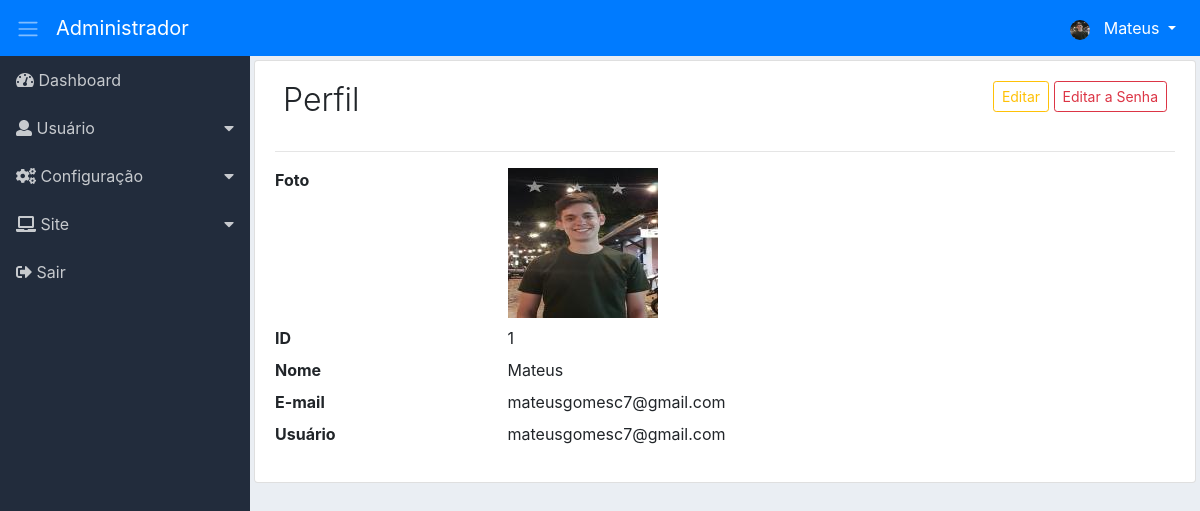
Page /adm/ver-perfil/perfil (signed in) on the committed database.
### tables this page shows
CREATE TABLE `adms_nivacs_pgs` (
  `id` int(11) NOT NULL,
  `permissao` int(11) NOT NULL,
  `ordem` int(11) NOT NULL,
  `dropdown` int(11) NOT NULL DEFAULT 2,
  `lib_menu` int(11) NOT NULL DEFAULT 2,
  `adms_menu_id` int(11) NOT NULL DEFAULT 4,
  `adms_niveis_acesso_id` int(11) NOT NULL,
  `adms_pagina_id` int(11) NOT NULL,
  `created` datetime NOT NULL,
  `modified` datetime DEFAULT NULL
);

CREATE TABLE `adms_menus` (
  `id` int(11) NOT NULL,
  `nome` varchar(220) NOT NULL,
  `icone` varchar(40) NOT NULL,
  `ordem` int(11) NOT NULL,
  `adms_sit_id` int(11) NOT NULL,
  `created` datetime NOT NULL,
  `modified` datetime DEFAULT NULL
);

CREATE TABLE `adms_usuarios` (
  `id` int(11) NOT NULL,
  `nome` varchar(220) NOT NULL,
  `apelido` varchar(220) DEFAULT NULL,
  `email` varchar(220) NOT NULL,
  `usuario` varchar(220) NOT NULL,
  `senha` varchar(220) NOT NULL,
  `recuperar_senha` varchar(220) DEFAULT NULL,
  `chave_descadastro` varchar(220) DEFAULT NULL,
  `conf_email` varchar(120) DEFAULT NULL,
  `imagem` varchar(220) DEFAULT NULL,
  `adms_niveis_acesso_id` int(11) NOT NULL,
  `adms_sits_usuario_id` int(11) NOT NULL,
  `created` datetime NOT NULL,
  `modified` datetime DEFAULT NULL
);

### adm/app/adms/Controllers/VerPerfil.php (called while the page is built, shortened)
<?php
class VerPerfil
{
    private $Dados;
    public function perfil()
    {
        $verPerfil = new \App\adms\Models\AdmsVerPerfil();
        $this->Dados['dados_perfil'] = $verPerfil->verPerfil();
        $listarMenu = new \App\adms\Models\AdmsMenu();
        $this->Dados['menu']= $listarMenu->itemMenu();
        $carregarView = new \Core\ConfigView("adms/Views/usuario/perfil", $this->Dados);
        $carregarView->renderizar();
    }
}

### adm/app/adms/Models/helper/AdmsRead.php (called while the page is built, shortened)
<?php
class AdmsRead extends AdmsConn
{
    private $Select;
    private $Values;
    private $Query;
    public function fullRead($Query, $ParseString = null)
    {
        $this->Select = (string) $Query;
        if (!empty($ParseString)) {
            parse_str($ParseString, $this->Values);
        }
        $this->exeInstrucao();
    }
    private function exeInstrucao()
    {
        $this->conexao();
        try {
            $this->getIntrucao();
            $this->Query->execute();
            $this->Resultado = $this->Query->fetchAll();
        } catch (Exception $ex) {
            $this->Resultado = null;
        }
    }
    private function conexao()
    {
        $this->Conn = parent::getConn();
        $this->Query = $this->Conn->prepare($this->Select);
        $this->Query->setFetchMode(PDO::FETCH_ASSOC);
    }
    private function getIntrucao()
    {
        if ($this->Values) {
            foreach ($this->Values as $Link => $Valor) {
                if ($Link == 'limit' || $Link == 'offset') {
                    $Valor = (int) $Valor;
                }
                $this->Query->bindValue(":{$Link}", $Valor, (is_int($Valor) ? PDO::PARAM_INT : PDO::PARAM_STR));
            }
        }
    }
}

### adm/app/adms/Models/helper/AdmsConn.php (called while the page is built, shortened)
<?php
class AdmsConn
{
    public static $Host = HOST;
    public static $User = USER;
    public static $Pass = PASS;
    public static $Dbname = DBNAME;
    private static $Connect = null;
    private static function conectar()
    {
        try {
            if(self::$Connect == null){
                self::$Connect = new PDO('mysql:host=' . self::$Host . ';dbname=' . self::$Dbname, self::$User, self::$Pass);
            }
        } catch (Exception $exc) {
            echo 'mensagem: ' . $exc->getMessage();
            die;
        }
        return self::$Connect;
    }
    public function getConn()
    {
        return self::conectar();
    }
}

### adm/app/adms/Models/AdmsMenu.php (called while the page is built, shortened)
<?php
class AdmsMenu
{
    public function itemMenu()
    {
        $listItemMenu = new \App\adms\Models\helper\AdmsRead();
        $listItemMenu->fullRead("SELECT nivpg.dropdown,
                men.id id_men, men.nome nome_men, men.icone icone_men,
                pg.id id_pg, pg.menu_controller, pg.menu_metodo, pg.nome_pagina, pg.icone icone_pg
                FROM adms_nivacs_pgs nivpg
                INNER JOIN adms_menus men ON men.id=nivpg.adms_menu_id
                INNER JOIN adms_paginas pg ON pg.id=nivpg.adms_pagina_id
                WHERE nivpg.adms_niveis_acesso_id =:adms_niveis_acesso_id
                AND nivpg.permissao =:permissao
                AND nivpg.lib_menu =:lib_menu
                ORDER BY men.ordem, nivpg.ordem ASC", "adms_niveis_acesso_id=".$_SESSION['adms_niveis_acesso_id']."&permissao=1&lib_menu=1");
        $this->Resultado = $listItemMenu->getResultado();
        return $this->Resultado;
    }
}

### adm/app/adms/Models/AdmsVerPerfil.php (called while the page is built, shortened)
<?php
class AdmsVerPerfil
{
    public function verPerfil()
    {
        $verPerfil = new \App\adms\Models\helper\AdmsRead();
        $verPerfil->fullRead("SELECT * FROM adms_usuarios WHERE id =:id LIMIT :limit", "id=" . $_SESSION['adms_usuario_id'] . "&limit=1");
        $this->Resultado = $verPerfil->getResultado();
        return $this->Resultado;
    }
}

### adm/app/adms/Views/usuario/perfil.php (the view, shortened to what this page needs)
<div class="content p-1">
    <div class="list-group-item">
        <div class="d-flex">
            <div class="mr-auto p-2">
                <h2 class="display-4 titulo">Perfil</h2>
            </div>
            <div class="p-2">
                <span class="d-none d-md-block">
                    <a href="<?php echo URLADM . 'editar-perfil/alt-perfil'; ?>" class="btn btn-outline-warning btn-sm">Editar</a>
                    <a href="<?php echo URLADM . 'alterar-senha/alt-senha'; ?>" class="btn btn-outline-danger btn-sm">Editar a Senha</a>
                </span>
            </div>
        </div><hr>
        <dl class="row">
            <?php
            if (!empty($this->Dados['dados_perfil'][0])) {
                extract($this->Dados['dados_perfil'][0]);
                ?>
                <dt class="col-sm-3">Foto</dt>
                <dd class="col-sm-9">
                    <?php
                    if (!empty($_SESSION['adms_usuario_imagem'])) {
                        echo "<img src='" . URLADM . "assets/imagens/usuario/" . $_SESSION['adms_usuario_id'] . "/" . $_SESSION['adms_usuario_imagem'] . "' witdh='150' height='150'>";
                    } else {
                        echo "<img src='" . URLADM . "assets/imagens/usuario/icone_usuario.png' witdh='150' height='150'>";
                    }
                    ?>
                </dd>
                <dt class="col-sm-3">ID</dt>
                <dd class="col-sm-9"><?php echo $id; ?></dd>
                <dt class="col-sm-3">Nome</dt>
                <dd class="col-sm-9"><?php echo $nome; ?></dd>
                <dt class="col-sm-3">E-mail</dt>
                <dd class="col-sm-9"><?php echo $email; ?></dd>
                <dt class="col-sm-3">Usuário</dt>
                <dd class="col-sm-9"><?php echo $usuario; ?></dd>
                <?php
            }
            ?>
        </dl>
    </div>
</div>

### adm/app/adms/Views/include/sidebar.php (shortened to what this page needs)
<div class="d-flex">
    <nav class="sidebar">
        <ul class="list-unstyled">
            <?php
            $cont_drop = 0;
            $cont_drop_fech = 0;
            foreach ($this->Dados['menu'] as $menu) {
                extract($menu);
                if ($dropdown == 1) {
                    if ($cont_drop != $id_men) {
                        if (($cont_drop_fech == 1) AND ( $cont_drop != 0)) {
                            echo "</li>";
                            $cont_drop_fech = 0;
                        }
                        echo "<li>";
                        echo "<a href='#submenu" . $id_men . "' data-toggle='collapse'>";
                        echo "<i class='" . $icone_men . "'></i> " . $nome_men;
                        echo "</a>";
                        $cont_drop = $id_men;
                    }
                    $cont_drop_fech = 1;
                } else {
                    if ($cont_drop_fech == 1) {
                        echo "</li>";
                        $cont_drop_fech = 0;
                    }
                    echo "<li><a href='" . URLADM . $menu_controller . "/" . $menu_metodo . "'><i class='" . $icone_men . "'></i> " . $nome_men . "</a></li>";
                }
            }
            ?>
        </ul>
    </nav>

### adm/assets/css/dashboard.css (style rules this page uses)
body { background-color: #eaeef3; }
.sidebar { background-color: #222c3c; min-width: 250px; max-width: 250px; min-height: calc(100vh - 56px); transition: all 0.3s; }
.sidebar ul li a { display: block; padding: 0.75rem 1rem; color: #c7cace; text-decoration: none; }
.sidebar [data-toggle="collapse"] { position: relative; }
.sidebar [data-toggle="collapse"]:before { content: "\f0d7"; font-family: "Font Awesome 5 Free"; font-weight: 900; position: absolute; right: 1rem; }
.content { width: 100%; }
.titulo { font-size: 2.0rem !important; }

### rows in the picture
adms_nivacs_pgs: adms_menu.nome "Dashboard"
adms_nivacs_pgs: adms_menu.nome "Usuário"
adms_nivacs_pgs: adms_menu.nome "Configuração"
adms_nivacs_pgs: adms_menu.nome "Site"
adms_nivacs_pgs: adms_menu.nome "Sair"
adms_usuarios: id "1", nome "Mateus", email "mateusgomesc7@gmail.com", usuario "mateusgomesc7@gmail.com"

### other values in the picture
$prim_nome "Mateus"
